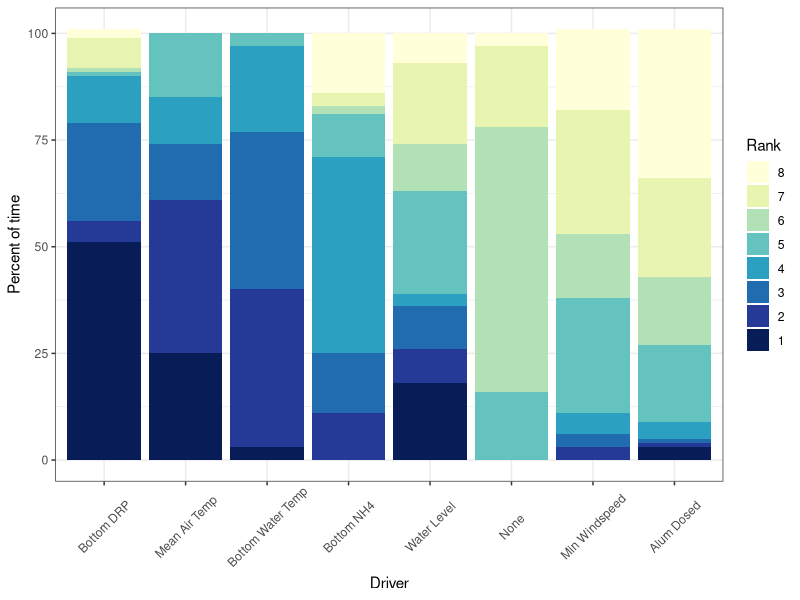
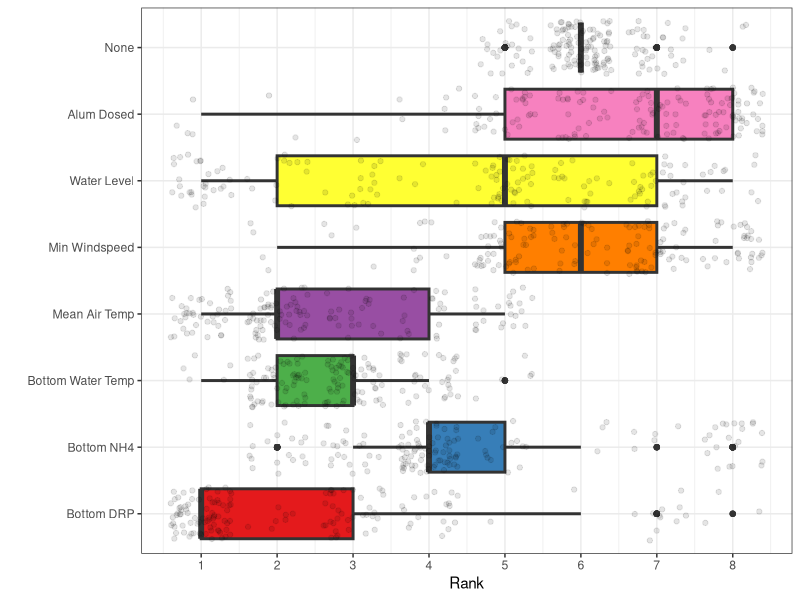
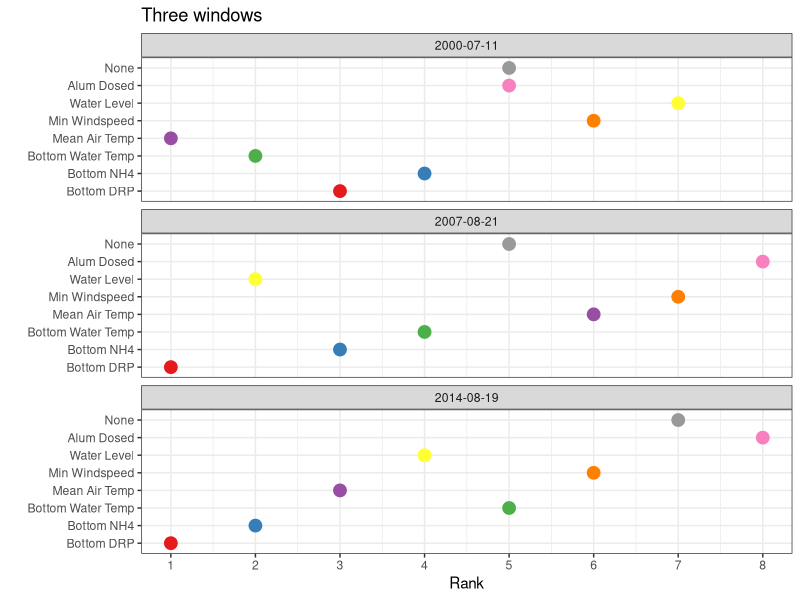
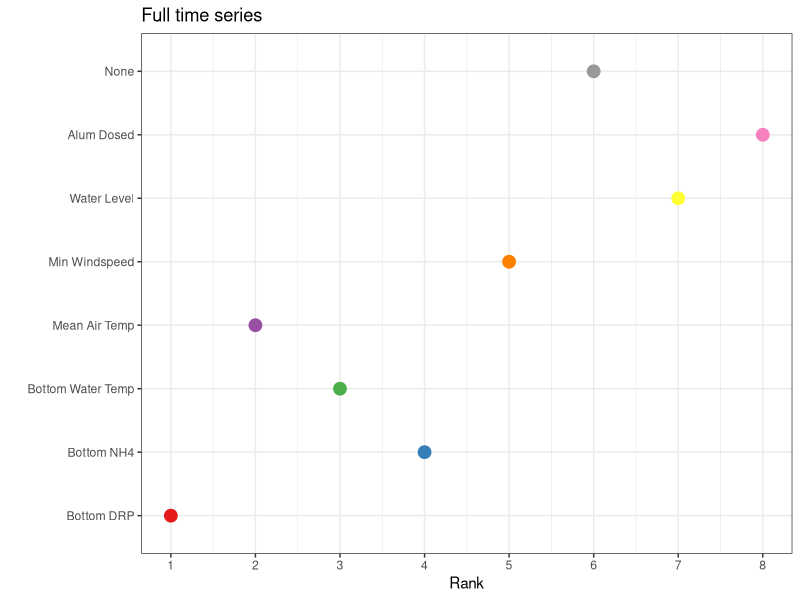
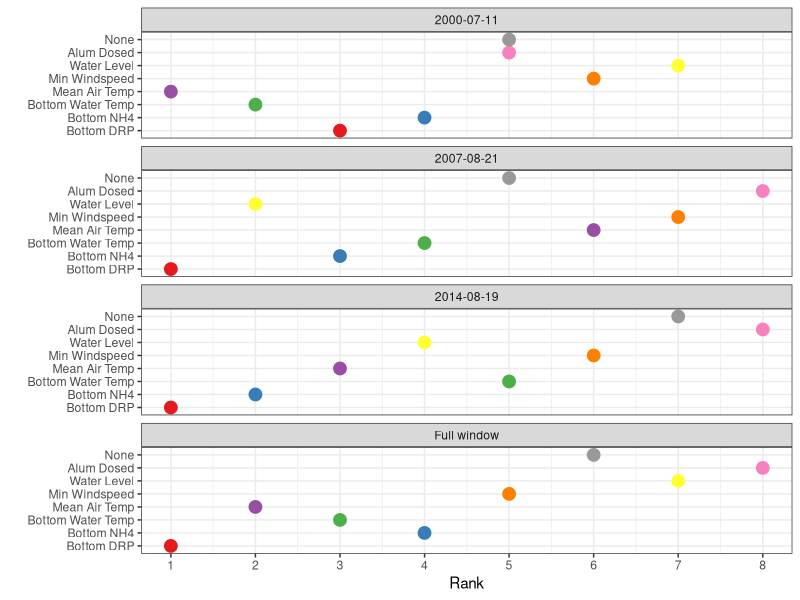

Source code (R) for these figures, in order: (Note: this script raises an error after producing the figures.)
# calculate model rank
library(tidyverse)
library(RColorBrewer)
library(ggridges)

out <- read.csv('./data/model_output_moving_window.csv')
# set up labels and levels of factor
out$id_covar <- factor(out$id_covar, 
                       levels = c("bottom_DRP_ugL", "bottom_NH4_ugL", "temp_C_8",
                                  "air_temp_mean", "windspeed_min", "monthly_avg_level_m",
                                  "sum_alum", "none"),
                       labels = c("Bottom DRP", "Bottom NH4", "Bottom Water Temp",
                                  "Mean Air Temp", "Min Windspeed", "Water Level", 
                                  "Alum Dosed", "None"))


# calculate the difference across variables
out_prop <- out %>% 
  distinct(id_covar, iter_start, .keep_all = TRUE) %>% 
  select(id_covar:iter_end, start_date, end_date, r2) %>% 
  group_by(iter_start) %>% 
  mutate(diff_from_best = max(r2) - r2,
         rank = dense_rank(desc(r2)),
         r2_none = r2[id_covar=='None'],
         diff_from_none = r2 - r2_none,
         rank_AR = dense_rank(desc(diff_from_none)),
         aic_none = aic[id_covar=='None'],
         diff_from_none_aic = aic - aic_none,
         rank_aic = dense_rank(desc(diff_from_none_aic*-1))) #multiply by -1 to change the sign so positive is good for ranking purposes

# rank variables based on differences in R2 and AICc

out_prop_AR <- out_prop %>% 
  select(id_covar:rank_AR)

out_rank <- plyr::ddply(out_prop_AR, c("id_covar", "rank_AR"), \(x) {
  n <- nrow(x)
  pct <- round(n/length(unique(out_prop$iter_start))*100)
  return(data.frame(pct = pct))
})


# define colors for the right number of ranks
## define color palettes for the right number of variables
num_ranks <- length(unique(out_rank$rank_AR))
rank_pal <- colorRampPalette(brewer.pal(9, "YlGnBu"))(num_ranks)

out_rank <- out_rank %>% 
  group_by(rank_AR) %>% 
  arrange(pct) %>% 
  group_by(id_covar) %>% 
  mutate(sum_r2 = sum(pct*rank_AR))

rank <- ggplot(out_rank, aes(x = reorder(id_covar, sum_r2), y = pct, fill = fct_rev(as.factor(rank_AR)))) +
  geom_bar(stat = 'identity') +
  scale_fill_manual(values = rank_pal) +
  theme_bw() +
  ylab('Percent of time') +
  xlab('Driver') +
  labs(fill = 'Rank') +
  theme(axis.text.x = element_text(angle = 45, vjust = 0.55)) 
rank

col_pal <- c("#E41A1C", "#377EB8", "#4DAF4A", "#984EA3", "#FF7F00", "#FFFF33", "#F781BF", "#999999")

b <- ggplot(out_prop, aes(x = rank_AR, y = id_covar, fill = id_covar)) +
  geom_boxplot( 
    size = 1) +
  geom_jitter(data = out_prop, aes(x = rank_AR, y = id_covar), alpha = 0.1) +
  scale_fill_manual(values = col_pal) +
  theme_bw() +
  scale_x_continuous(breaks = (1:9),  # Specify breaks for y-axis
                     labels = (1:9)) +
  labs(fill = 'Driver') +
  xlab('Rank') +
  ylab("") +
  #ggtitle('Moving windows') +
  theme(legend.position = 'none')
b

################################################################################
## repeat for 3 windows

out3 <- read.csv('./data/model_output_three_windows.csv')

# set up labels and levels of factor
out3$id_covar <- factor(out3$id_covar, 
                       levels = c("bottom_DRP_ugL", "bottom_NH4_ugL", "temp_C_8",
                                  "air_temp_mean", "windspeed_min", "monthly_avg_level_m",
                                  "sum_alum", "none"),
                       labels = c("Bottom DRP", "Bottom NH4", "Bottom Water Temp",
                                  "Mean Air Temp", "Min Windspeed", "Water Level", 
                                  "Alum Dosed", "None"))

# calculate the difference across variables
out_prop3 <- out3 %>% 
  distinct(id_covar, start_date, .keep_all = TRUE) %>% 
  select(id_covar:iter_end, start_date, end_date, r2) %>% 
  group_by(start_date) %>% 
  mutate(diff_from_best = max(r2) - r2,
         rank = dense_rank(desc(r2)),
         r2_none = r2[id_covar=='None'],
         diff_from_none = r2 - r2_none,
         rank_AR = dense_rank(desc(diff_from_none)),
         aic_none = aic[id_covar=='None'],
         diff_from_none_aic = aic - aic_none,
         rank_aic = dense_rank(desc(diff_from_none_aic*-1))) #multiply by -1 to change the sign so positive is good for ranking purposes


b3 <- ggplot(out_prop3, aes(x = rank_AR, y = id_covar, color = id_covar)) +
  #geom_point(data = out_prop, aes(x = rank_AR, y = id_covar), alpha = 0.1) +
  geom_point(size = 4) +
  scale_color_manual(values = col_pal) +
  theme_bw() +
  facet_wrap(~start_date, ncol = 1) +
  scale_x_continuous(breaks = (1:9),  # Specify breaks for y-axis
                     labels = (1:9)) +
  labs(fill = 'Driver') +
  xlab('Rank') +
  ylab("") +
  theme(legend.position = 'none') +
  ggtitle('Three windows')
b3

################################################################################
## repeat for full time period

outfull <- read.csv('./data/model_output_full.csv')
# set up labels and levels of factor

outfull$id_covar <- factor(outfull$id_covar, 
                           levels = c("bottom_DRP_ugL", "bottom_NH4_ugL", "temp_C_8",
                                      "air_temp_mean", "windspeed_min", "monthly_avg_level_m",
                                      "sum_alum", "none"),
                           labels = c("Bottom DRP", "Bottom NH4", "Bottom Water Temp",
                                      "Mean Air Temp", "Min Windspeed", "Water Level", 
                                      "Alum Dosed", "None"))


# calculate the difference across variables
out_prop_full <- outfull %>% 
  distinct(id_covar, start_date, .keep_all = TRUE) %>% 
  group_by(start_date) %>% 
  mutate(diff_from_best = max(r2) - r2,
         rank = dense_rank(desc(r2)),
         r2_none = r2[id_covar=='None'],
         diff_from_none = r2 - r2_none,
         rank_AR = dense_rank(desc(diff_from_none)),
         aic_none = aic[id_covar=='None'],
         diff_from_none_aic = aic - aic_none,
         rank_aic = dense_rank(desc(diff_from_none_aic*-1))) #multiply by -1 to change the sign so positive is good for ranking purposes

bfull <- ggplot(out_prop_full, aes(x = rank_AR, y = id_covar, color = id_covar)) +
  geom_point(size = 4) +
  scale_color_manual(values = col_pal) +
  theme_bw() +
  scale_x_continuous(breaks = (1:9),  # Specify breaks for y-axis
                     labels = (1:9)) +
  labs(fill = 'Driver') +
  xlab('Rank') +
  ylab("") +
  theme(legend.position = 'none') +
  ggtitle('Full time series')
bfull

###############################################################################
## combine discrete windows and full window
out_prop3$timeperiod <- out_prop3$start_date
out_prop_full$timeperiod <- 'Full window'
out_prop_3_full <- full_join(out_prop3, out_prop_full)

bfull_3 <- ggplot(out_prop_3_full, aes(x = rank_AR, y = id_covar, color = id_covar)) +
  #geom_point(data = out_prop, aes(x = rank_AR, y = id_covar), alpha = 0.1) +
  geom_point(size = 4) +
  scale_color_manual(values = col_pal) +
  theme_bw() +
  facet_wrap(~timeperiod, ncol = 1) +
  scale_x_continuous(breaks = (1:9),  # Specify breaks for y-axis
                     labels = (1:9)) +
  labs(fill = 'Driver') +
  xlab('Rank') +
  ylab("") +
  theme(legend.position = 'none') 
bfull_3

p1 <- ggarrange(bfull_3, b,
          widths = c(1.5, 2),
          labels = 'auto')

ggsave('./figures/resubmission/rank_across_all_windows.png', p1,
       dpi = 300, units = 'mm', height = 300, width = 400, scale = 0.6)
rank

ggsave('./figures/resubmission/pct_rank.png', rank,
       dpi = 300, units = 'mm', height = 300, width = 400, scale = 0.4)
